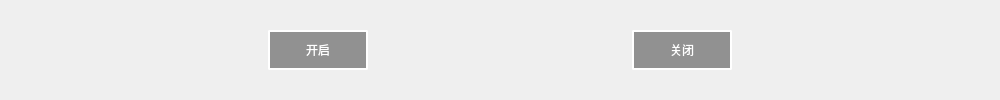
<?xml version="1.0" encoding="UTF-8"?>
<ui version="4.0">
 <class>captionBlur</class>
 <widget class="QWidget" name="captionBlur">
  <property name="enabled">
   <bool>true</bool>
  </property>
  <property name="geometry">
   <rect>
    <x>0</x>
    <y>0</y>
    <width>1000</width>
    <height>100</height>
   </rect>
  </property>
  <property name="sizePolicy">
   <sizepolicy hsizetype="Preferred" vsizetype="Preferred">
    <horstretch>0</horstretch>
    <verstretch>0</verstretch>
   </sizepolicy>
  </property>
  <property name="minimumSize">
   <size>
    <width>0</width>
    <height>0</height>
   </size>
  </property>
  <property name="maximumSize">
   <size>
    <width>111111</width>
    <height>111111</height>
   </size>
  </property>
  <property name="windowTitle">
   <string>captionBlur</string>
  </property>
  <property name="windowIcon">
   <iconset resource="source.qrc">
    <normaloff>:/resources/manualmode.png</normaloff>:/resources/manualmode.png</iconset>
  </property>
  <property name="styleSheet">
   <string notr="true">QPushButton{
	background-color: rgb(107, 107, 107);
	border-radius:1px;
}

QPushButton:hover{
	background-color: rgb(150, 150, 150);
	
}
QPushButton:pressed{
	background-color: rgb(115, 183, 255);
}




</string>
  </property>
  <layout class="QHBoxLayout" name="horizontalLayout">
   <property name="topMargin">
    <number>1</number>
   </property>
   <property name="bottomMargin">
    <number>1</number>
   </property>
   <item>
    <spacer name="horizontalSpacer">
     <property name="orientation">
      <enum>Qt::Horizontal</enum>
     </property>
     <property name="sizeHint" stdset="0">
      <size>
       <width>40</width>
       <height>20</height>
      </size>
     </property>
    </spacer>
   </item>
   <item>
    <widget class="QPushButton" name="pb_start">
     <property name="minimumSize">
      <size>
       <width>100</width>
       <height>40</height>
      </size>
     </property>
     <property name="styleSheet">
      <string notr="true">
QPushButton{
	background-color: rgb(145, 145, 145);
	
	font: 18pt &quot;微软雅黑&quot;;
	
	color: rgb(255, 255, 255);
	border-radius:2px;
	border-style:outset;
	border-width:2px;
	border-color:rgb(255,255,255);
}

QPushButton:hover{
	background-color: rgb(180, 180, 180);
	
}
QPushButton:pressed{
	background-color: rgb(115, 183, 255);
}




</string>
     </property>
     <property name="text">
      <string>开启</string>
     </property>
    </widget>
   </item>
   <item>
    <spacer name="horizontalSpacer_2">
     <property name="orientation">
      <enum>Qt::Horizontal</enum>
     </property>
     <property name="sizeHint" stdset="0">
      <size>
       <width>40</width>
       <height>20</height>
      </size>
     </property>
    </spacer>
   </item>
   <item>
    <widget class="QPushButton" name="pb_close">
     <property name="minimumSize">
      <size>
       <width>100</width>
       <height>40</height>
      </size>
     </property>
     <property name="styleSheet">
      <string notr="true">
QPushButton{
	background-color: rgb(145, 145, 145);
	
	font: 18pt &quot;微软雅黑&quot;;
	
	color: rgb(255, 255, 255);
	border-radius:2px;
	border-style:outset;
	border-width:2px;
	border-color:rgb(255,255,255);
}

QPushButton:hover{
	background-color: rgb(180, 180, 180);
	
}
QPushButton:pressed{
	background-color: rgb(115, 183, 255);
}




</string>
     </property>
     <property name="text">
      <string>关闭</string>
     </property>
    </widget>
   </item>
   <item>
    <spacer name="horizontalSpacer_3">
     <property name="orientation">
      <enum>Qt::Horizontal</enum>
     </property>
     <property name="sizeHint" stdset="0">
      <size>
       <width>40</width>
       <height>20</height>
      </size>
     </property>
    </spacer>
   </item>
  </layout>
 </widget>
 <layoutdefault spacing="6" margin="11"/>
 <resources>
  <include location="source.qrc"/>
 </resources>
 <connections/>
</ui>
